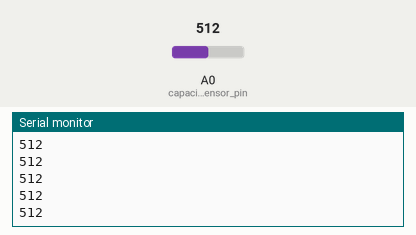
Bench run of a sketch on a simulated Arduino Uno, built with avr-gcc and run on an emulated ATmega328P. On the bench: the last lines printed to the serial monitor. The test bench sets the inputs (shaded band); at power-on: A0 (capacitive_soil_moisture_sensor_pin) = 512.

Above: at 1.2 s.
1.3 s: A0 (capacitive_soil_moisture_sensor_pin) set to 716
At 2.4 s:
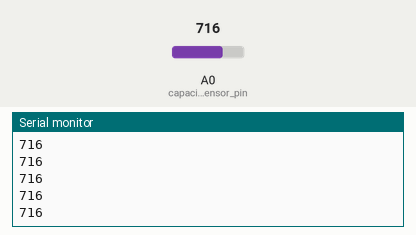
2.8 s: A0 (capacitive_soil_moisture_sensor_pin) set to 900
At 3.4 s:
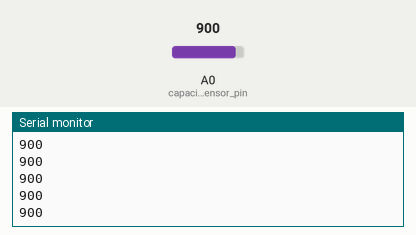
Timing chart, 0 to 5.8 s (numbered marks = the images above; inputs shaded):
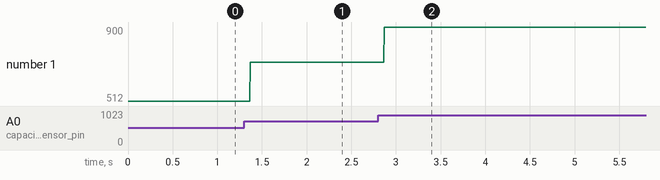

The sketch:

Capacitive_Soil_Moisture_Sensor_Example.ino
```cpp
int capacitive_soil_moisture_sensor_pin = A0;
int capacitive_soil_moisture_sensor_signal;

void setup() {
  // put your setup code here, to run once:
  Serial.begin(9600);
  init_capacitive_soil_moisture_sensor(capacitive_soil_moisture_sensor_pin);
}

void loop() {
  // put your main code here, to run repeatedly:
  capacitive_soil_moisture_sensor_signal = analogRead(capacitive_soil_moisture_sensor_pin);
  Serial.println(capacitive_soil_moisture_sensor_signal);
}

void init_capacitive_soil_moisture_sensor(int capacitive_soil_moisture_sensor_pin){
  pinMode(capacitive_soil_moisture_sensor_pin, INPUT);
}
```

Measured:
- after the input at 1.3 s, the serial monitor: prints a new line after 0.07 s (image 1)
- after the input at 2.8 s, the serial monitor: prints a new line after 0.07 s (image 2)
- plotted number 1: 512 → 716 after the input at 1.3 s, 716 → 900 after the input at 2.8 s
